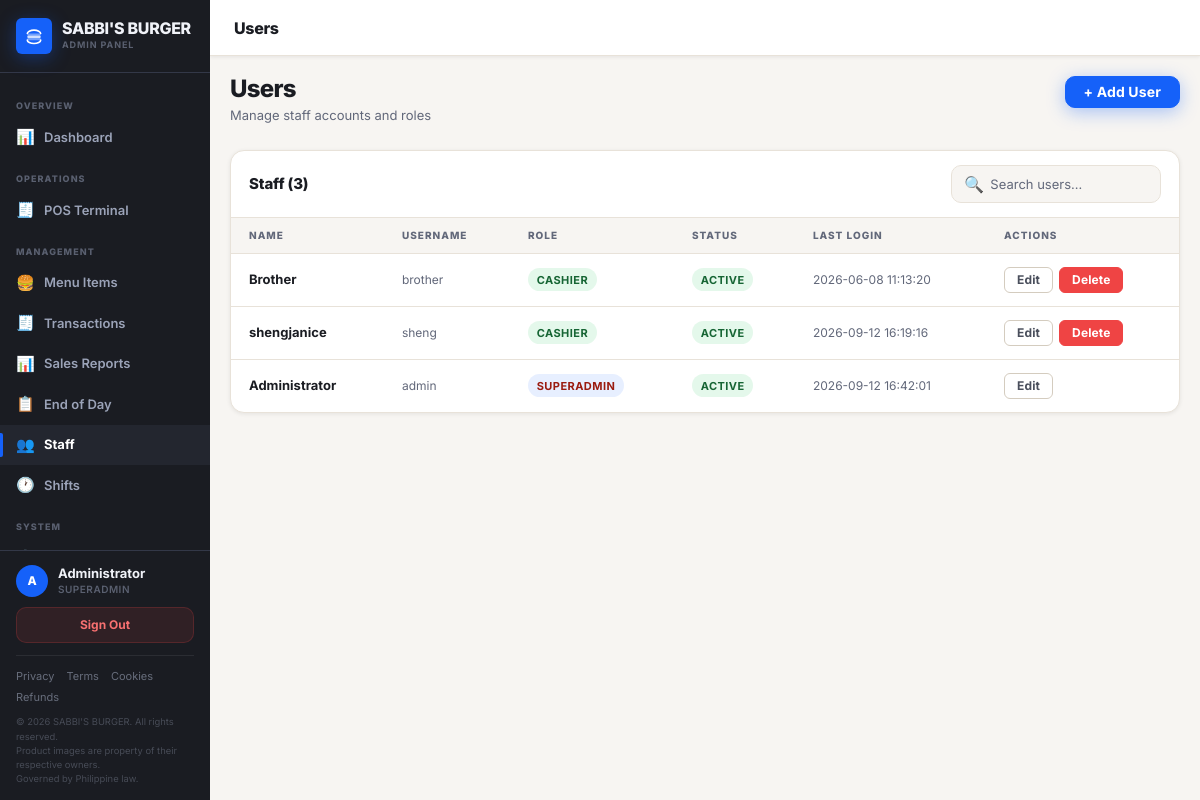
The app's page /users (signed in) with its own data.
### tables this page shows
CREATE TABLE users (
    id INTEGER PRIMARY KEY AUTOINCREMENT,
    username TEXT NOT NULL UNIQUE,
    password_hash TEXT NOT NULL,
    full_name TEXT NOT NULL,
    role TEXT NOT NULL CHECK(role IN ('superadmin', 'cashier')),
    is_active INTEGER NOT NULL DEFAULT 1,
    last_login TIMESTAMP,
    created_at TIMESTAMP DEFAULT CURRENT_TIMESTAMP
);

### app.py (the view)
@app.route('/users')
@superadmin_required
def users():
    return render_template('admin/users.html', users=get_all_users())

### auth.py (called while the page is built)
def current_user():
    if 'user_id' not in session:
        return None
    with get_db() as conn:
        return conn.execute(
            "SELECT * FROM users WHERE id = ? AND is_active = 1", (session['user_id'],)
        ).fetchone()

def is_logged_in():
    return 'user_id' in session

def superadmin_required(f):
    @wraps(f)
    def decorated(*args, **kwargs):
        if not is_logged_in():
            flash('Please log in to continue.', 'warning')
            return redirect(url_for('login'))
        if session.get('role') != 'superadmin':
            flash('Access denied. Superadmin only.', 'error')
            abort(403)
        return f(*args, **kwargs)
    return decorated

def get_all_users():
    with get_db() as conn:
        return conn.execute(
            "SELECT id, username, full_name, role, is_active, last_login, created_at FROM users ORDER BY role, username"
        ).fetchall()

### config.py (called while the page is built)
def load_settings():
    try:
        with open(SETTINGS_PATH, 'r', encoding='utf-8') as f:
            data = json.load(f)
        return {**DEFAULTS, **data}
    except Exception:
        return dict(DEFAULTS)

### database.py (called while the page is built)
def get_db():
    conn = sqlite3.connect(DATABASE)
    conn.row_factory = sqlite3.Row
    conn.execute("PRAGMA foreign_keys = ON")
    return conn

def get_active_shift(user_id):
    with get_db() as conn:
        return conn.execute("""
            SELECT s.*, u.full_name, u.role
            FROM shifts s
            JOIN users u ON s.user_id = u.id
            WHERE s.user_id = ? AND s.status = 'active'
            ORDER BY s.clock_in DESC LIMIT 1
        """, (user_id,)).fetchone()

### templates/admin/users.html (shortened to what this page needs)
{% extends "admin/base_admin.html" %}
{% block page_title %}Users{% endblock %}
{% block content %}
<div class="page-header">
  <div>
    <h1>Users</h1>
    <p>Manage staff accounts and roles</p>
  </div>
  <button class="btn btn-primary" onclick="openModal('modal-add-user')">+ Add User</button>
</div>
<div class="table-card">
  <div class="table-card-header">
    <span class="table-card-title">Staff ({{ users | length }})</span>
    <div class="table-search">
      <span>🔍</span>
      <input type="text" id="search-users" placeholder="Search users…" aria-label="Search users">
    </div>
  </div>
  <div class="table-wrap">
    <table id="users-table">
      <thead>
        <tr>
          <th>Name</th>
          <th>Username</th>
          <th>Role</th>
          <th>Status</th>
          <th>Last Login</th>
          <th>Actions</th>
        </tr>
      </thead>
      <tbody>
        {% for u in users %}
        <tr>
          <td><strong>{{ u.full_name }}</strong></td>
          <td class="td-muted">{{ u.username }}</td>
          <td><span class="badge badge-{{ u.role }}">{{ u.role | title }}</span></td>
          <td>
            <span class="badge badge-{{ 'active' if u.is_active else 'inactive' }}">
              {{ 'Active' if u.is_active else 'Inactive' }}
            </span>
          </td>
          <td class="td-muted">{{ u.last_login or 'Never' }}</td>
          <td>
            <div class="td-actions">
              <button class="btn btn-ghost btn-sm"onclick="openEditModal('modal-edit-user', {
                id: {{ u.id }},
                full_name: '{{ u.full_name | replace("'", "\\'") }}',
                role: '{{ u.role }}',
                is_active: '{{ u.is_active }}'
              })">Edit</button>
              {% if u.id != current_user.id %}
              <form id="del-user-{{ u.id }}" method="POST" action="{{ url_for('delete_user_route', user_id=u.id) }}" style="display:inline">
                <button type="button" class="btn btn-danger btn-sm"
                  onclick="confirmDelete('del-user-{{ u.id }}', 'Delete {{ u.full_name }}?')">Delete</button>
              </form>
              {% endif %}
            </div>
          </td>
        </tr>
        {% endfor %}
      </tbody>
    </table>
  </div>
</div>
{% endblock %}

### templates/admin/base_admin.html (shortened to what this page needs)
<!DOCTYPE html>
<html lang="en">
<head>
  <link rel="stylesheet" href="{{ url_for('static', filename='css/base.css') }}">
  <link rel="stylesheet" href="{{ url_for('theme_css') }}">
  <link rel="stylesheet" href="{{ url_for('static', filename='css/admin.css') }}">
</head>
<body>
<div class="app-shell">
  <aside class="sidebar">
    <div class="sidebar-brand">
      <div class="sidebar-brand-icon">
      </div>
      <div>
        <div class="sidebar-brand-text">{{ app_name }}</div>
        <div class="sidebar-brand-sub">Admin Panel</div>
      </div>
    </div>
    <nav class="sidebar-nav">
      <div class="nav-section-label">Overview</div>
      <a title="Dashboard" href="{{ url_for('dashboard') }}" class="nav-item {% if request.endpoint == 'dashboard' %}active{% endif %}">
        <span class="nav-item-icon">📊</span> Dashboard
      </a>
      <div class="nav-section-label">Operations</div>
      <a title="POS Terminal" href="{{ url_for('index') }}" class="nav-item {% if request.endpoint == 'index' %}active{% endif %}">
        <span class="nav-item-icon">🧾</span> POS Terminal
      </a>
      <div class="nav-section-label">Management</div>
      <a title="Menu Items" href="{{ url_for('products') }}" class="nav-item {% if request.endpoint == 'products' %}active{% endif %}">
        <span class="nav-item-icon">🍔</span> Menu Items
      </a>
      <a title="Transactions" href="{{ url_for('transactions') }}" class="nav-item {% if request.endpoint in ['transactions','transaction_detail'] %}active{% endif %}">
        <span class="nav-item-icon">🧾</span> Transactions
      </a>
      <a title="Sales Reports" href="{{ url_for('reports') }}" class="nav-item {% if request.endpoint == 'reports' %}active{% endif %}">
        <span class="nav-item-icon">📊</span> Sales Reports
      </a>
      <a title="End of Day" href="{{ url_for('eod') }}" class="nav-item {% if request.endpoint == 'eod' %}active{% endif %}">
        <span class="nav-item-icon">📋</span> End of Day
      </a>
      <a title="Staff" href="{{ url_for('users') }}" class="nav-item {% if request.endpoint == 'users' %}active{% endif %}">
        <span class="nav-item-icon">👥</span> Staff
      </a>
      <a title="Shifts" href="{{ url_for('shifts') }}" class="nav-item {% if request.endpoint in ['shifts','shift_detail'] %}active{% endif %}">
        <span class="nav-item-icon">🕐</span> Shifts
      </a>
      <div class="nav-section-label">System</div>
      <a title="Settings" href="{{ url_for('settings_page') }}" class="nav-item {% if request.endpoint == 'settings_page' %}active{% endif %}">
        <span class="nav-item-icon">⚙️</span> Settings
      </a>
    </nav>
    <div class="sidebar-footer">
      {% if current_user %}
      <div class="sidebar-user">
        <div class="sidebar-avatar">{{ current_user['full_name'][0] | upper }}</div>
        <div class="sidebar-user-info">
          <div class="sidebar-user-name">{{ current_user['full_name'] }}</div>
          <div class="sidebar-user-role">{{ current_user['role'] | title }}</div>
        </div>
      </div>
      {% endif %}
      <a href="{{ url_for('logout') }}" class="btn-logout">Sign Out</a>
      <div style="display:flex;flex-wrap:wrap;gap:.25rem .75rem;margin-top:.75rem;padding-top:.75rem;border-top:1px solid rgba(255,255,255,.08)">
        <a href="#" onclick="openPolicyModal('{{ url_for('privacy_policy') }}','Privacy Policy');return false" style="font-size:.6875rem;color:rgba(155,163,184,.6);text-decoration:none" onmouseover="this.style.color='rgba(155,163,184,1)'" onmouseout="this.style.color='rgba(155,163,184,.6)'">Privacy</a>
        <a href="#" onclick="openPolicyModal('{{ url_for('terms') }}','Terms &amp; Conditions');return false" style="font-size:.6875rem;color:rgba(155,163,184,.6);text-decoration:none" onmouseover="this.style.color='rgba(155,163,184,1)'" onmouseout="this.style.color='rgba(155,163,184,.6)'">Terms</a>
        <a href="#" onclick="openPolicyModal('{{ url_for('cookie_policy') }}','Cookie Policy');return false" style="font-size:.6875rem;color:rgba(155,163,184,.6);text-decoration:none" onmouseover="this.style.color='rgba(155,163,184,1)'" onmouseout="this.style.color='rgba(155,163,184,.6)'">Cookies</a>
        <a href="#" onclick="openPolicyModal('{{ url_for('refund_policy') }}','Refund Policy');return false" style="font-size:.6875rem;color:rgba(155,163,184,.6);text-decoration:none" onmouseover="this.style.color='rgba(155,163,184,1)'" onmouseout="this.style.color='rgba(155,163,184,.6)'">Refunds</a>
      </div>
      <div style="margin-top:.625rem;font-size:.5875rem;color:rgba(155,163,184,.35);line-height:1.5">
        &copy; {{ current_year }} {{ app_name }}. All rights reserved.<br>
        Product images are property of their respective owners.<br>
        Governed by Philippine law.
      </div>
    </div>
  </aside>
  <div class="main-content">
    <header class="topbar">
      <span class="topbar-title">{% block page_title %}{% endblock %}</span>
    </header>
    <main class="page-content">
      {% block content %}{% endblock %}
    </main>
  </div>
</div>
</body>
</html>

### static/css/base.css (style rules this page uses)
*, *::before, *::after { box-sizing: border-box; margin: 0; padding: 0; }
:root { --brand: #e83b2a; --brand-h: #ff5a4a; --brand-dim: rgba(232, 59, 42, 0.1); --brand-glow: rgba(232, 59, 42, 0.22); --gold: #f5a623; --gold-h: #ffb84d; --gold-dim: rgba(245, 166, 35, 0.12); --menu-bg: #f7f5f2; --menu-surface: #ffffff; --menu-border: #e8e2d9; --menu-border-2: #d4ccbf; --order-bg: #1a1c22; --order-surface: #23262f; --order-surface-2: #2c303b; --order-border: #333848; --order-border-2: #444a5a; --text-dark: #1a1c22; --text-dark-2: #4a4f5c; --text-dark-3: #62687a; --text-light: #f0f2f8; --text-light-2: #9ba3b8; --text-light-3: #5a6070; --success: #22c55e; --success-dim: rgba(34, 197, 94, 0.12); --success-text: #4ade80; --danger: #ef4444; --danger-dim: rgba(239, 68, 68, 0.12); --danger-text: #f87171; --warning: #f59e0b; --warning-dim: rgba(245, 158, 11, 0.12); --info: #3b82f6; --info-dim: rgba(59, 130, 246, 0.12); --info-text: #60a5fa; --r-xs: 3px; --r-sm: 6px; --r: 10px; --r-md: 14px; --r-lg: 18px; --r-xl: 22px; --shadow-sm: 0 1px 4px rgba(0, 0, 0, 0.08); --shadow: 0 4px 16px rgba(0, 0, 0, 0.1); --shadow-lg: 0 12px 40px rgba(0, 0, 0, 0.15); --shadow-brand: 0 4px 18px rgba(232, 59, 42, 0.35); --font: "Nunito", "Inter", -apple-system, BlinkMacSystemFont, "Segoe UI", sans-serif; --font-mono: "JetBrains Mono", "Fira Code", monospace; --tx-fast: 120ms cubic-bezier(0.4, 0, 0.2, 1); --tx: 200ms cubic-bezier(0.4, 0, 0.2, 1); }
html { font-size: 16px; -webkit-font-smoothing: antialiased; -moz-osx-font-smoothing: grayscale; }
body { font-family: var(--font); background: var(--menu-bg); color: var(--text-dark); line-height: 1.5; min-height: 100vh; }
button, input, select, textarea { font-family: var(--font); font-size: inherit; }
img, svg { display: block; max-width: 100%; }
a { color: var(--brand); text-decoration: none; }
.badge { display: inline-flex; align-items: center; font-size: 0.6875rem; font-weight: 700; letter-spacing: 0.04em; padding: 0.2rem 0.55rem; border-radius: 99px; text-transform: uppercase; }
.badge-superadmin { background: var(--brand-dim); color: #9a1b10; }
.badge-cashier { background: var(--success-dim); color: #166534; }
.badge-active { background: var(--success-dim); color: #166534; }
.btn { display: inline-flex; align-items: center; justify-content: center; gap: 0.375rem; padding: 0.5rem 1.125rem; border-radius: var(--r); font-family: var(--font); font-size: 0.875rem; font-weight: 700; border: 1.5px solid transparent; cursor: pointer; transition: all var(--tx-fast); white-space: nowrap; user-select: none; line-height: 1; letter-spacing: 0.01em; }
.btn-primary { background: var(--brand); color: #fff; border-color: var(--brand); box-shadow: var(--shadow-brand); }
.btn-danger { background: var(--danger); color: #fff; border-color: var(--danger); }
.btn-ghost { background: transparent; border-color: var(--menu-border-2); color: var(--text-dark-2); }
.btn-sm { padding: 0.375rem 0.75rem; font-size: 0.75rem; border-radius: var(--r-sm); }

### records on screen
users: full_name "A", full_name "Administrator", role "SUPERADMIN", username "admin", is_active "ACTIVE", last_login "2026-09-12 16:42:01"
users: full_name "Brother", username "brother", role "CASHIER", is_active "ACTIVE", last_login "2026-06-08 11:13:20"
users: full_name "shengjanice", username "sheng", role "CASHIER", is_active "ACTIVE", last_login "2026-09-12 16:19:16"

### other values on screen
{{ app_name }} "SABBI'S BURGER"
{{ current_year }} "2026"
{{ users | length }} "3"
